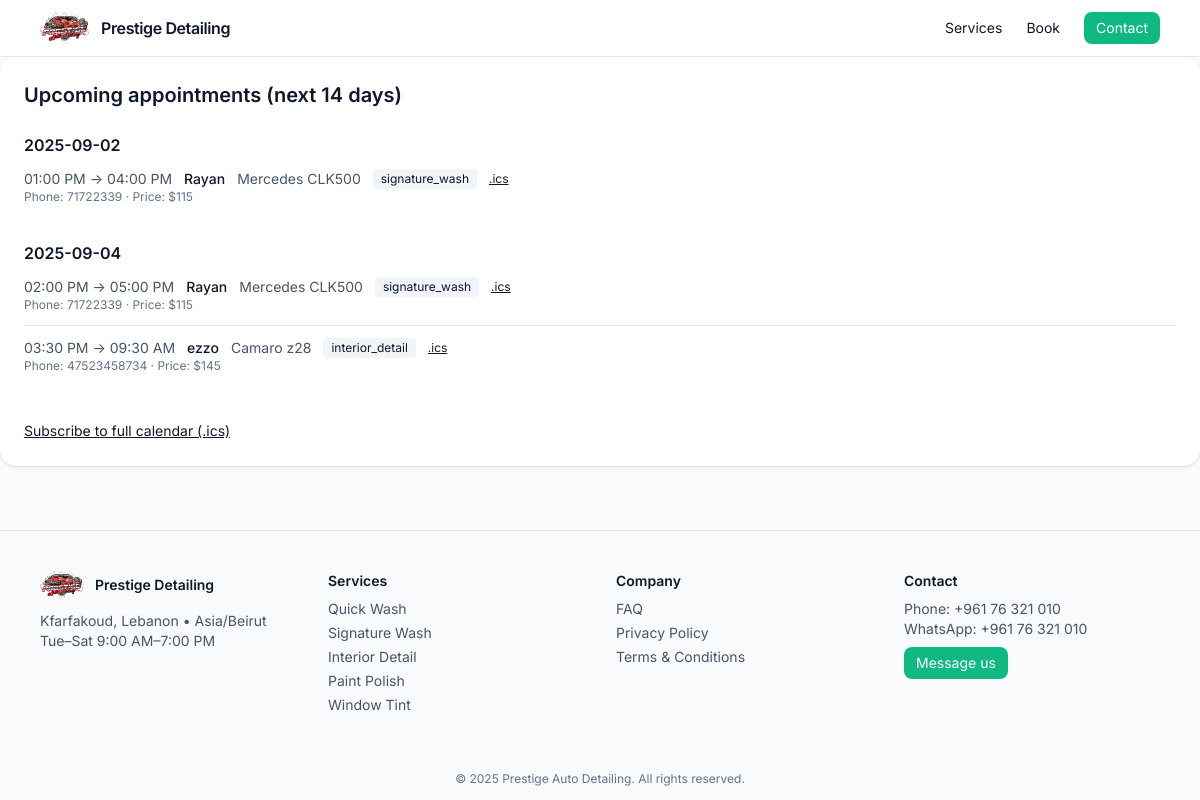
/admin (signed in), run on the app's committed database.
### app.py (models this page shows)
class Base(DeclarativeBase):
    pass

class Appointment(Base):
    __tablename__ = "appointments"
    id: Mapped[int] = mapped_column(Integer, primary_key=True)
    customer_name: Mapped[str] = mapped_column(String(120))
    phone: Mapped[str] = mapped_column(String(40))
    car_info: Mapped[str] = mapped_column(String(200))  # make/model/plate
    primary_service_code: Mapped[str] = mapped_column(String(80))
    addon_codes: Mapped[str] = mapped_column(Text, default="[]")  # JSON list
    resource_type: Mapped[str] = mapped_column(String(40))
    start_utc: Mapped[datetime] = mapped_column(DateTime(timezone=True))
    end_utc: Mapped[datetime] = mapped_column(DateTime(timezone=True))
    total_price: Mapped[int] = mapped_column(Integer, default=0)
    status: Mapped[str] = mapped_column(String(40), default="booked")  # booked, in_progress, done, canceled
    notes: Mapped[str] = mapped_column(Text, default="")

### app.py (the view)
@app.get("/admin")
def admin():
    if not require_admin():
        return redirect(url_for("admin_login_form"))
    start_local = datetime.now(SHOP_TZ).date()
    end_local = start_local + timedelta(days=14)
    with SASession(engine) as s:
        appts = list(s.scalars(select(Appointment).where(
            and_(Appointment.start_utc >= to_utc(datetime.combine(start_local, time(0,0))),
                 Appointment.start_utc < to_utc(datetime.combine(end_local, time(0,0)))
            )
        ).order_by(Appointment.start_utc)).all())
    grouped = {}
    for a in appts:
        d = to_local(a.start_utc).date().isoformat()
        grouped.setdefault(d, []).append(a)
    return render_template("admin.html", grouped=grouped, tz=TZ_NAME, to_local=to_local)

### app.py (called while the page is built)
def to_local(dt_utc: datetime) -> datetime:
    return dt_utc.astimezone(SHOP_TZ)

def to_utc(dt_local: datetime) -> datetime:
    if dt_local.tzinfo is None or dt_local.tzinfo.utcoffset(dt_local) is None:
        dt_local = SHOP_TZ.localize(dt_local)
    else:
        dt_local = dt_local.astimezone(SHOP_TZ)
    return dt_local.astimezone(pytz.utc)

def require_admin():
    if session.get("is_admin"):
        return True
    return False

### templates/admin.html (shortened to what this page needs)
{% extends "base.html" %}
{% block content %}
<div class="bg-white rounded-2xl shadow p-6">
  <h2 class="text-xl font-semibold mb-2">Upcoming appointments (next 14 days)</h2>
  {% for day, items in grouped.items() %}
    <h3 class="mt-6 font-semibold">{{ day }}</h3>
    <div class="divide-y">
      {% for a in items %}
        <div class="py-3 text-sm">
          <div class="flex flex-wrap items-center gap-3">
            <span class="text-slate-600">{{ to_local(a.start_utc).strftime('%I:%M %p') }} → {{ to_local(a.end_utc).strftime('%I:%M %p') }}</span>
            <span class="font-medium">{{ a.customer_name }}</span>
            <span class="text-slate-600">{{ a.car_info }}</span>
            <span class="bg-slate-100 rounded px-2 py-0.5 text-xs">{{ a.primary_service_code }}</span>
            <a class="underline text-xs" href="{{ url_for('ics_appt', appt_id=a.id) }}">.ics</a>
          </div>
          <div class="text-xs text-slate-500">Phone: {{ a.phone }} · Price: ${{ a.total_price }}</div>
        </div>
      {% endfor %}
    </div>
  {% endfor %}
  <div class="mt-8">
    <a class="underline text-sm" href="{{ url_for('ics_feed') }}">Subscribe to full calendar (.ics)</a>
  </div>
</div>
{% endblock %}

### templates/base.html (shortened to what this page needs)
<!doctype html>
<html lang="en">
<head>
  <script src="https://cdn.tailwindcss.com"></script>
</head>
<body class="bg-slate-50 text-slate-900">
  <header class="bg-white/90 backdrop-blur sticky top-0 z-40 border-b">
    <div class="max-w-6xl mx-auto px-4 py-3 flex items-center justify-between">
      <a href="{{ url_for('index') }}" class="flex items-center gap-3">
        <img src="{{ url_for('static', filename='logo.svg') }}" alt="Prestige Detailing" class="h-8 w-auto">
        <span class="font-semibold tracking-tight">Prestige Detailing</span>
      </a>
      <nav class="hidden md:flex items-center gap-6 text-sm">
        <a href="{{ url_for('index') }}#services" class="hover:underline">Services</a>
        <a href="{{ url_for('index') }}#book" class="hover:underline">Book</a>
        <a href="https://wa.me/96176321010" class="px-3 py-1.5 rounded-lg bg-emerald-500 text-white">Contact</a>
      </nav>
    </div>
  </header>
  <main>
    {% block content %}{% endblock %}
  </main>
  <footer class="mt-16 border-t">
    <div class="max-w-6xl mx-auto px-4 py-10 grid md:grid-cols-4 gap-8 text-sm">
      <div>
        <div class="flex items-center gap-3">
          <img src="{{ url_for('static', filename='logo.svg') }}" alt="" class="h-7 w-auto">
          <span class="font-semibold">Prestige Detailing</span>
        </div>
        <p class="text-slate-600 mt-3">Kfarfakoud, Lebanon • {{ tz }}</p>
        <p class="text-slate-600">Tue–Sat 9:00 AM–7:00 PM</p>
      </div>
      <div>
        <h4 class="font-semibold mb-2">Services</h4>
        <ul class="space-y-1 text-slate-600">
          <li>Quick Wash</li>
          <li>Signature Wash</li>
          <li>Interior Detail</li>
          <li>Paint Polish</li>
          <li>Window Tint</li>
        </ul>
      </div>
        <div>
          <h4 class="font-semibold mb-2">Company</h4>
          <ul class="space-y-1 text-slate-600">
            <li><a class="hover:underline" href="{{ url_for('index') }}#faq">FAQ</a></li>
            <li><a class="hover:underline" href="{{ url_for('privacy') }}">Privacy Policy</a></li>
            <li><a class="hover:underline" href="{{ url_for('terms') }}">Terms & Conditions</a></li>
          </ul>
        </div>
      <div>
        <h4 class="font-semibold mb-2">Contact</h4>
        <p class="text-slate-600">Phone: +961 76 321 010</p>
        <p class="text-slate-600">WhatsApp: +961 76 321 010</p>
        <a class="inline-block mt-2 px-3 py-1.5 rounded-lg bg-emerald-500 text-white" href="https://wa.me/961321010">Message us</a>
      </div>
    </div>
    <div class="text-xs text-slate-500 text-center py-4">© 2025 Prestige Auto Detailing. All rights reserved.</div>
  </footer>
</body>
</html>

### templates/base.html (style rules this page uses)
body { font-family:Inter,system-ui,-apple-system,Segoe UI,Roboto,Helvetica,Arial }

### data on the page
Appointment: start_utc "01:00 PM", end_utc "04:00 PM", customer_name "Rayan", car_info "Mercedes CLK500", primary_service_code "signature_wash", phone "71722339", total_price "115"
Appointment: start_utc "02:00 PM", end_utc "05:00 PM", customer_name "Rayan", car_info "Mercedes CLK500", primary_service_code "signature_wash", phone "71722339", total_price "115"
Appointment: start_utc "03:30 PM", end_utc "09:30 AM", customer_name "ezzo", car_info "Camaro z28", primary_service_code "interior_detail", phone "47523458734", total_price "145"

### other printed values
{{ day }} "2025-09-02" "2025-09-04"
{{ tz }} "Asia/Beirut"
